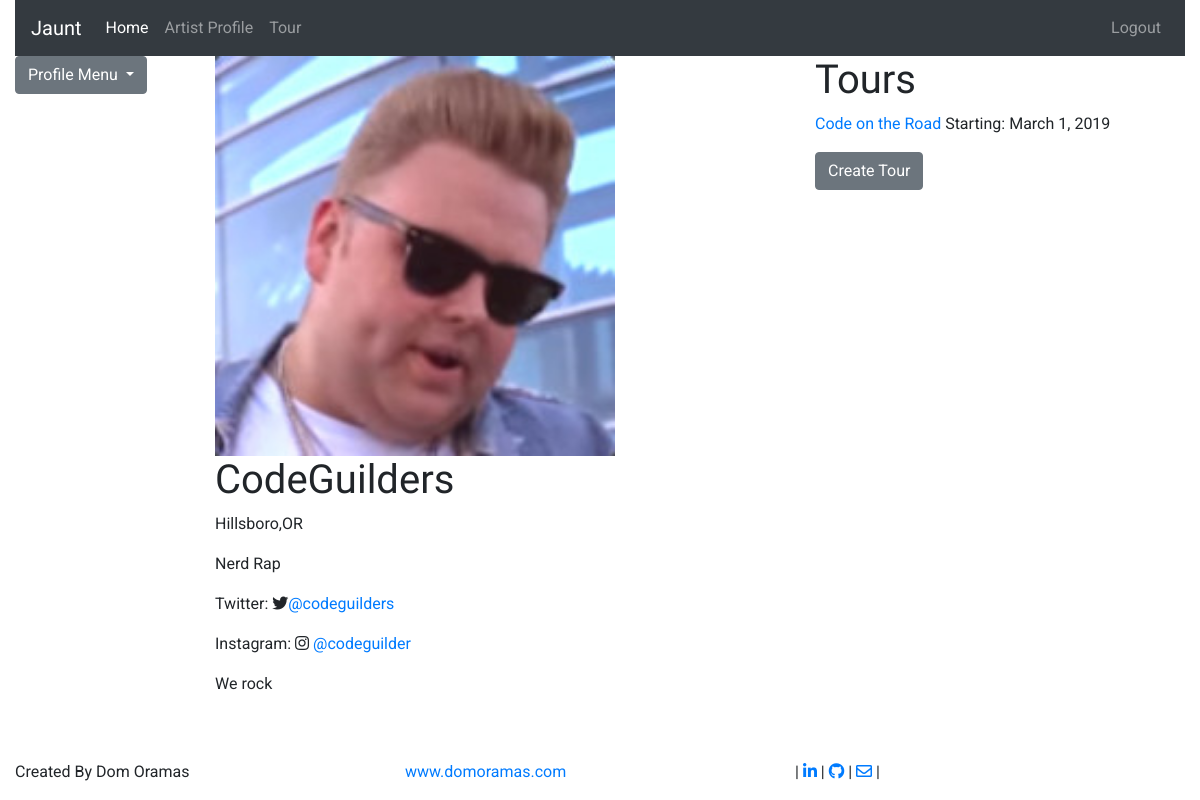
Screenshot of /artist_profile/5/ (signed in) with the database file from the repository.
### artist_profile/models.py (models this page shows, shortened)
class ArtistImage(models.Model):
  artist = models.ForeignKey(ArtistProfile, on_delete=models.CASCADE)
  image = models.ImageField(upload_to='images/')

class ArtistProfile(models.Model):
  user = models.ForeignKey(CustomUser, on_delete=models.CASCADE)
  artist_name = models.CharField(max_length= 30)
  city = models.CharField(max_length= 50,null=True, blank=True)
  state = models.CharField(max_length= 2,null=True, blank=True)
  genre = models.CharField(max_length= 30)
  description = models.TextField(max_length= 800, null=True, blank=True)
  contact_first_name = models.CharField(max_length= 30)
  contact_last_name = models.CharField(max_length = 30)
  contact_phone = models.IntegerField(null=True, blank=True)
  contact_email = models.EmailField(null=True, blank=True)
  website =models.URLField(max_length= 200, null=True, blank=True)
  profile_pic= models.IntegerField(null=True, blank=True)
  instagram= models.CharField(max_length=100, null=True, blank=True)
  twitter= models.CharField(max_length=100, null=True, blank=True)
  facebook= models.CharField(max_length=100, null=True, blank=True)
  bandcamp= models.CharField(max_length=100, null=True, blank=True)

### tours/models.py (models this page shows, shortened)
class Tour(models.Model):
  artist = models.ForeignKey(ArtistProfile, on_delete=models.CASCADE)
  tour_name = models.CharField(max_length= 200)
  performers = models.CharField(max_length= 200)
  guarantee = models.IntegerField()
  door_split = models.BooleanField(default=False)
  hotel_needed = models.BooleanField(default= False)
  venue_size = models.CharField(max_length= 20)
  date_start = models.DateField()
  date_end = models.DateField()
  region = models.CharField(max_length= 20)
  tour_pic= models.IntegerField(null=True, blank=True)
  city_list= models.TextField()

### artist_profile/views.py (the view)
# urls.py: path('<int:pk>/', views.ArtistView.as_view(), name = 'artist_detail'),
class ArtistView(LoginRequiredMixin, DetailView):
  model = ArtistProfile
  template_name = "artist.html"
  def get_context_data(self, **kwargs):
    context = super().get_context_data(**kwargs)
    context['tours'] = Tour.objects.filter(artist__id =self.kwargs['pk'])
    if ArtistProfile.objects.get(pk= self.kwargs['pk']).profile_pic:
      profile_pic_id = ArtistProfile.objects.get(pk= self.kwargs['pk']).profile_pic
      context['profile_pic'] = ArtistImage.objects.get(pk= profile_pic_id)
    return context

### templates/artist.html (shortened to what this page needs)
{% extends 'base.html' %}
{% load crispy_forms_tags %}
{% block content %}
{% if user.is_authenticated %}
<div class = "row">
  <div class="col-2 bd-sidebar">
    <div class="dropdown">
      <a class="btn btn-secondary dropdown-toggle" href="#" role="button" id="dropdownMenuLink" data-toggle="dropdown" aria-haspopup="true" aria-expanded="false">
    Profile Menu
       </a>
    </div>
  </div>
  <div class="col-6 bd-content">
    {% if profile_pic %}
    <img src="{{ profile_pic.image.url}}" alt="{{ artistimage.artist_name}}" style="width: 400px">
  {% endif %}
    <h1 class="bd-title">{{artistprofile.artist_name}}</h1>
    <p class= "bd-lead">{{artistprofile.city}},{{artistprofile.state}}</p>
    <p class= "bd-lead">{{artistprofile.genre}}</p>
    {% if artistprofile.twitter %}
      <p>Twitter: <i class="fab fa-twitter"></i><a href= "https:twitter.com/{{artistprofile.twitter}}">@{{artistprofile.twitter}}</a></p>
    {% endif %}
    {% if artistprofile.instagram %}
      <p>Instagram: <i class="fab fa-instagram"></i> <a href= "https:instagram.com/{{artistprofile.instagram}}">@{{artistprofile.instagram}}</a></p>
    {% endif %}
    <p>{{artistprofile.description}}</p>
      {% else %}
        <p>You are not logged in</p>
        <a href="{% url 'login' %}">login</a> |
        <a href="{% url 'signup' %}">sign up</a>
      {% endif %}
  </div>
   <div class=" col-4 bd-content">
    <h1 class="bd-title">Tours</h1>
  {% if tours %}
    {% for tour in tours%}
    <p><a href= "{% url 'tours:tours_detail' tour.id%}" >{{tour.tour_name}}</a> Starting: {{tour.date_start}}</p>
    {% endfor %}
     {%endif%}
  <a type="button" class="btn btn-secondary" href="{% url 'tours:tours_new'  %}">Create Tour</a>
  </div>
</div>
{% endblock %}

### static/jaunt/css/base.css (style rules this page uses)
h1, h2, h3, h4, h5 { font-family: 'Changa One', cursive; }
p, a { font-family: 'Roboto', sans-serif; }
p { font-size: 12pt }

### rows the page displays
ArtistImage: image (picture)
ArtistProfile: artist_name "CodeGuilders", city "Hillsboro", state "OR", genre "Nerd Rap", twitter "codeguilders", instagram "codeguilder", description "We rock"
Tour: tour_name "Code on the Road", date_start "March 1, 2019"
